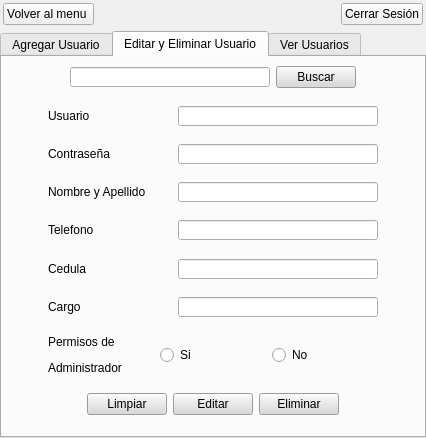
<?xml version="1.0" encoding="UTF-8"?>
<ui version="4.0">
 <class>MainWindow</class>
 <widget class="QMainWindow" name="MainWindow">
  <property name="geometry">
   <rect>
    <x>0</x>
    <y>0</y>
    <width>426</width>
    <height>438</height>
   </rect>
  </property>
  <property name="windowTitle">
   <string>Gestion de Usuarios</string>
  </property>
  <property name="styleSheet">
   <string notr="true"/>
  </property>
  <widget class="QWidget" name="centralwidget">
   <layout class="QVBoxLayout" name="verticalLayout_4">
    <property name="leftMargin">
     <number>0</number>
    </property>
    <property name="topMargin">
     <number>0</number>
    </property>
    <property name="rightMargin">
     <number>0</number>
    </property>
    <property name="bottomMargin">
     <number>0</number>
    </property>
    <item>
     <layout class="QVBoxLayout" name="verticalLayout">
      <item>
       <layout class="QHBoxLayout" name="horizontalLayout_2">
        <property name="leftMargin">
         <number>3</number>
        </property>
        <property name="topMargin">
         <number>3</number>
        </property>
        <property name="rightMargin">
         <number>3</number>
        </property>
        <item>
         <widget class="QPushButton" name="btn_backmenu">
          <property name="styleSheet">
           <string notr="true"/>
          </property>
          <property name="text">
           <string>Volver al menu </string>
          </property>
         </widget>
        </item>
        <item>
         <spacer name="horizontalSpacer_2">
          <property name="orientation">
           <enum>Qt::Horizontal</enum>
          </property>
          <property name="sizeHint" stdset="0">
           <size>
            <width>40</width>
            <height>20</height>
           </size>
          </property>
         </spacer>
        </item>
        <item>
         <widget class="QPushButton" name="btn_cerrarSesion_1">
          <property name="styleSheet">
           <string notr="true"/>
          </property>
          <property name="text">
           <string>Cerrar Sesión</string>
          </property>
         </widget>
        </item>
       </layout>
      </item>
      <item>
       <widget class="QTabWidget" name="tabWidget">
        <property name="currentIndex">
         <number>1</number>
        </property>
        <widget class="QWidget" name="tab">
         <attribute name="title">
          <string>Agregar Usuario</string>
         </attribute>
         <layout class="QVBoxLayout" name="verticalLayout_8">
          <item>
           <layout class="QHBoxLayout" name="horizontalLayout_5">
            <item>
             <spacer name="horizontalSpacer_9">
              <property name="orientation">
               <enum>Qt::Horizontal</enum>
              </property>
              <property name="sizeHint" stdset="0">
               <size>
                <width>40</width>
                <height>20</height>
               </size>
              </property>
             </spacer>
            </item>
            <item>
             <layout class="QVBoxLayout" name="verticalLayout_7">
              <item>
               <spacer name="verticalSpacer_5">
                <property name="orientation">
                 <enum>Qt::Vertical</enum>
                </property>
                <property name="sizeHint" stdset="0">
                 <size>
                  <width>261</width>
                  <height>13</height>
                 </size>
                </property>
               </spacer>
              </item>
              <item>
               <layout class="QHBoxLayout" name="horizontalLayout_12">
                <item>
                 <widget class="QLabel" name="label_5">
                  <property name="text">
                   <string>Usuario</string>
                  </property>
                 </widget>
                </item>
                <item>
                 <widget class="QLineEdit" name="txtbx_aggusser">
                  <property name="minimumSize">
                   <size>
                    <width>200</width>
                    <height>20</height>
                   </size>
                  </property>
                  <property name="maximumSize">
                   <size>
                    <width>200</width>
                    <height>20</height>
                   </size>
                  </property>
                 </widget>
                </item>
               </layout>
              </item>
              <item>
               <spacer name="verticalSpacer_2">
                <property name="orientation">
                 <enum>Qt::Vertical</enum>
                </property>
                <property name="sizeHint" stdset="0">
                 <size>
                  <width>261</width>
                  <height>13</height>
                 </size>
                </property>
               </spacer>
              </item>
              <item>
               <layout class="QHBoxLayout" name="horizontalLayout_13">
                <item>
                 <widget class="QLabel" name="label_6">
                  <property name="text">
                   <string>Contraseña</string>
                  </property>
                 </widget>
                </item>
                <item>
                 <widget class="QLineEdit" name="txtbx_password">
                  <property name="minimumSize">
                   <size>
                    <width>200</width>
                    <height>20</height>
                   </size>
                  </property>
                  <property name="maximumSize">
                   <size>
                    <width>200</width>
                    <height>20</height>
                   </size>
                  </property>
                 </widget>
                </item>
               </layout>
              </item>
              <item>
               <spacer name="verticalSpacer_4">
                <property name="orientation">
                 <enum>Qt::Vertical</enum>
                </property>
                <property name="sizeHint" stdset="0">
                 <size>
                  <width>261</width>
                  <height>20</height>
                 </size>
                </property>
               </spacer>
              </item>
              <item>
               <layout class="QHBoxLayout" name="horizontalLayout_14">
                <item>
                 <widget class="QLabel" name="label_7">
                  <property name="text">
                   <string>&lt;html&gt;&lt;head/&gt;&lt;body&gt;&lt;p&gt;Nombres&lt;/p&gt;&lt;p&gt;de Usuario&lt;/p&gt;&lt;/body&gt;&lt;/html&gt;</string>
                  </property>
                 </widget>
                </item>
                <item>
                 <widget class="QLineEdit" name="txtbx_nameAGGusser">
                  <property name="minimumSize">
                   <size>
                    <width>200</width>
                    <height>20</height>
                   </size>
                  </property>
                  <property name="maximumSize">
                   <size>
                    <width>200</width>
                    <height>20</height>
                   </size>
                  </property>
                 </widget>
                </item>
               </layout>
              </item>
              <item>
               <spacer name="verticalSpacer">
                <property name="orientation">
                 <enum>Qt::Vertical</enum>
                </property>
                <property name="sizeHint" stdset="0">
                 <size>
                  <width>261</width>
                  <height>13</height>
                 </size>
                </property>
               </spacer>
              </item>
              <item>
               <layout class="QHBoxLayout" name="horizontalLayout_39">
                <item>
                 <widget class="QLabel" name="label_25">
                  <property name="text">
                   <string>&lt;html&gt;&lt;head/&gt;&lt;body&gt;&lt;p&gt;Cedula&lt;/p&gt;&lt;/body&gt;&lt;/html&gt;</string>
                  </property>
                 </widget>
                </item>
                <item>
                 <widget class="QLineEdit" name="lineEdit_cedulaAgguser">
                  <property name="minimumSize">
                   <size>
                    <width>200</width>
                    <height>20</height>
                   </size>
                  </property>
                  <property name="maximumSize">
                   <size>
                    <width>200</width>
                    <height>20</height>
                   </size>
                  </property>
                 </widget>
                </item>
               </layout>
              </item>
              <item>
               <spacer name="verticalSpacer_3">
                <property name="orientation">
                 <enum>Qt::Vertical</enum>
                </property>
                <property name="sizeHint" stdset="0">
                 <size>
                  <width>261</width>
                  <height>19</height>
                 </size>
                </property>
               </spacer>
              </item>
              <item>
               <layout class="QHBoxLayout" name="horizontalLayout_40">
                <item>
                 <widget class="QLabel" name="label_26">
                  <property name="text">
                   <string>&lt;html&gt;&lt;head/&gt;&lt;body&gt;&lt;p&gt;ID&lt;/p&gt;&lt;/body&gt;&lt;/html&gt;</string>
                  </property>
                 </widget>
                </item>
                <item>
                 <widget class="QLineEdit" name="lineEdit_idAgguser">
                  <property name="minimumSize">
                   <size>
                    <width>200</width>
                    <height>20</height>
                   </size>
                  </property>
                  <property name="maximumSize">
                   <size>
                    <width>200</width>
                    <height>20</height>
                   </size>
                  </property>
                 </widget>
                </item>
               </layout>
              </item>
              <item>
               <spacer name="verticalSpacer_18">
                <property name="orientation">
                 <enum>Qt::Vertical</enum>
                </property>
                <property name="sizeHint" stdset="0">
                 <size>
                  <width>261</width>
                  <height>17</height>
                 </size>
                </property>
               </spacer>
              </item>
              <item>
               <layout class="QHBoxLayout" name="horizontalLayout_41">
                <item>
                 <widget class="QLabel" name="label_27">
                  <property name="text">
                   <string>&lt;html&gt;&lt;head/&gt;&lt;body&gt;&lt;p&gt;Cargo&lt;/p&gt;&lt;/body&gt;&lt;/html&gt;</string>
                  </property>
                 </widget>
                </item>
                <item>
                 <widget class="QLineEdit" name="lineEdit_cargoAGGuser">
                  <property name="minimumSize">
                   <size>
                    <width>200</width>
                    <height>20</height>
                   </size>
                  </property>
                  <property name="maximumSize">
                   <size>
                    <width>200</width>
                    <height>20</height>
                   </size>
                  </property>
                 </widget>
                </item>
               </layout>
              </item>
              <item>
               <spacer name="verticalSpacer_17">
                <property name="orientation">
                 <enum>Qt::Vertical</enum>
                </property>
                <property name="sizeHint" stdset="0">
                 <size>
                  <width>261</width>
                  <height>17</height>
                 </size>
                </property>
               </spacer>
              </item>
              <item>
               <layout class="QHBoxLayout" name="horizontalLayout_15">
                <item>
                 <widget class="QLabel" name="label_8">
                  <property name="text">
                   <string>&lt;html&gt;&lt;head/&gt;&lt;body&gt;&lt;p&gt;Permisos de &lt;/p&gt;&lt;p&gt;Administrador&lt;/p&gt;&lt;/body&gt;&lt;/html&gt;</string>
                  </property>
                 </widget>
                </item>
                <item>
                 <widget class="QRadioButton" name="rd_bt_true">
                  <property name="text">
                   <string>Si</string>
                  </property>
                 </widget>
                </item>
                <item>
                 <widget class="QRadioButton" name="rd_btn_false">
                  <property name="text">
                   <string>No</string>
                  </property>
                 </widget>
                </item>
               </layout>
              </item>
              <item>
               <spacer name="verticalSpacer_16">
                <property name="orientation">
                 <enum>Qt::Vertical</enum>
                </property>
                <property name="sizeHint" stdset="0">
                 <size>
                  <width>261</width>
                  <height>17</height>
                 </size>
                </property>
               </spacer>
              </item>
              <item>
               <layout class="QHBoxLayout" name="horizontalLayout_16">
                <item>
                 <spacer name="horizontalSpacer_12">
                  <property name="orientation">
                   <enum>Qt::Horizontal</enum>
                  </property>
                  <property name="sizeHint" stdset="0">
                   <size>
                    <width>40</width>
                    <height>20</height>
                   </size>
                  </property>
                 </spacer>
                </item>
                <item>
                 <widget class="QPushButton" name="btn_clear_inputs2">
                  <property name="styleSheet">
                   <string notr="true">background-color: rgb(216, 216, 216);</string>
                  </property>
                  <property name="text">
                   <string>Limpiar</string>
                  </property>
                 </widget>
                </item>
                <item>
                 <widget class="QPushButton" name="btn_aggusser">
                  <property name="styleSheet">
                   <string notr="true">background-color: rgb(216, 216, 216);</string>
                  </property>
                  <property name="text">
                   <string>Agregar</string>
                  </property>
                 </widget>
                </item>
                <item>
                 <spacer name="horizontalSpacer_13">
                  <property name="orientation">
                   <enum>Qt::Horizontal</enum>
                  </property>
                  <property name="sizeHint" stdset="0">
                   <size>
                    <width>40</width>
                    <height>20</height>
                   </size>
                  </property>
                 </spacer>
                </item>
               </layout>
              </item>
              <item>
               <spacer name="verticalSpacer_6">
                <property name="orientation">
                 <enum>Qt::Vertical</enum>
                </property>
                <property name="sizeHint" stdset="0">
                 <size>
                  <width>261</width>
                  <height>18</height>
                 </size>
                </property>
               </spacer>
              </item>
             </layout>
            </item>
            <item>
             <spacer name="horizontalSpacer_10">
              <property name="orientation">
               <enum>Qt::Horizontal</enum>
              </property>
              <property name="sizeHint" stdset="0">
               <size>
                <width>40</width>
                <height>20</height>
               </size>
              </property>
             </spacer>
            </item>
           </layout>
          </item>
         </layout>
        </widget>
        <widget class="QWidget" name="tab_2">
         <attribute name="title">
          <string>Editar y Eliminar Usuario</string>
         </attribute>
         <layout class="QVBoxLayout" name="verticalLayout_6">
          <item>
           <layout class="QHBoxLayout" name="horizontalLayout_3">
            <item>
             <spacer name="horizontalSpacer_5">
              <property name="orientation">
               <enum>Qt::Horizontal</enum>
              </property>
              <property name="sizeHint" stdset="0">
               <size>
                <width>40</width>
                <height>20</height>
               </size>
              </property>
             </spacer>
            </item>
            <item>
             <widget class="QLineEdit" name="lineEdit_buscarUsser">
              <property name="minimumSize">
               <size>
                <width>200</width>
                <height>20</height>
               </size>
              </property>
              <property name="maximumSize">
               <size>
                <width>200</width>
                <height>20</height>
               </size>
              </property>
             </widget>
            </item>
            <item>
             <widget class="QPushButton" name="bt_buscarUsser">
              <property name="styleSheet">
               <string notr="true">background-color: rgb(216, 216, 216);</string>
              </property>
              <property name="text">
               <string>Buscar</string>
              </property>
             </widget>
            </item>
            <item>
             <spacer name="horizontalSpacer_6">
              <property name="orientation">
               <enum>Qt::Horizontal</enum>
              </property>
              <property name="sizeHint" stdset="0">
               <size>
                <width>40</width>
                <height>20</height>
               </size>
              </property>
             </spacer>
            </item>
           </layout>
          </item>
          <item>
           <layout class="QHBoxLayout" name="horizontalLayout_4">
            <item>
             <spacer name="horizontalSpacer_11">
              <property name="orientation">
               <enum>Qt::Horizontal</enum>
              </property>
              <property name="sizeHint" stdset="0">
               <size>
                <width>40</width>
                <height>20</height>
               </size>
              </property>
             </spacer>
            </item>
            <item>
             <layout class="QVBoxLayout" name="verticalLayout_5">
              <item>
               <spacer name="verticalSpacer_7">
                <property name="orientation">
                 <enum>Qt::Vertical</enum>
                </property>
                <property name="sizeHint" stdset="0">
                 <size>
                  <width>328</width>
                  <height>13</height>
                 </size>
                </property>
               </spacer>
              </item>
              <item>
               <layout class="QHBoxLayout" name="horizontalLayout_31">
                <item>
                 <widget class="QLabel" name="label_18">
                  <property name="text">
                   <string>Usuario</string>
                  </property>
                 </widget>
                </item>
                <item>
                 <widget class="QLineEdit" name="lineEdit_usser">
                  <property name="minimumSize">
                   <size>
                    <width>200</width>
                    <height>20</height>
                   </size>
                  </property>
                  <property name="maximumSize">
                   <size>
                    <width>200</width>
                    <height>20</height>
                   </size>
                  </property>
                 </widget>
                </item>
               </layout>
              </item>
              <item>
               <spacer name="verticalSpacer_8">
                <property name="orientation">
                 <enum>Qt::Vertical</enum>
                </property>
                <property name="sizeHint" stdset="0">
                 <size>
                  <width>328</width>
                  <height>13</height>
                 </size>
                </property>
               </spacer>
              </item>
              <item>
               <layout class="QHBoxLayout" name="horizontalLayout_32">
                <item>
                 <widget class="QLabel" name="label_19">
                  <property name="text">
                   <string>Contraseña</string>
                  </property>
                 </widget>
                </item>
                <item>
                 <widget class="QLineEdit" name="lineEdit_password">
                  <property name="minimumSize">
                   <size>
                    <width>200</width>
                    <height>20</height>
                   </size>
                  </property>
                  <property name="maximumSize">
                   <size>
                    <width>200</width>
                    <height>20</height>
                   </size>
                  </property>
                 </widget>
                </item>
               </layout>
              </item>
              <item>
               <spacer name="verticalSpacer_9">
                <property name="orientation">
                 <enum>Qt::Vertical</enum>
                </property>
                <property name="sizeHint" stdset="0">
                 <size>
                  <width>328</width>
                  <height>13</height>
                 </size>
                </property>
               </spacer>
              </item>
              <item>
               <layout class="QHBoxLayout" name="horizontalLayout_33">
                <item>
                 <widget class="QLabel" name="label_20">
                  <property name="text">
                   <string>&lt;html&gt;&lt;head/&gt;&lt;body&gt;&lt;p&gt;Nombre y Apellido&lt;/p&gt;&lt;/body&gt;&lt;/html&gt;</string>
                  </property>
                 </widget>
                </item>
                <item>
                 <widget class="QLineEdit" name="lineEdit_nameusser">
                  <property name="minimumSize">
                   <size>
                    <width>200</width>
                    <height>20</height>
                   </size>
                  </property>
                  <property name="maximumSize">
                   <size>
                    <width>200</width>
                    <height>20</height>
                   </size>
                  </property>
                 </widget>
                </item>
               </layout>
              </item>
              <item>
               <spacer name="verticalSpacer_10">
                <property name="orientation">
                 <enum>Qt::Vertical</enum>
                </property>
                <property name="sizeHint" stdset="0">
                 <size>
                  <width>328</width>
                  <height>13</height>
                 </size>
                </property>
               </spacer>
              </item>
              <item>
               <layout class="QHBoxLayout" name="horizontalLayout_36">
                <item>
                 <widget class="QLabel" name="label_22">
                  <property name="text">
                   <string>&lt;html&gt;&lt;head/&gt;&lt;body&gt;&lt;p&gt;Telefono&lt;/p&gt;&lt;/body&gt;&lt;/html&gt;</string>
                  </property>
                 </widget>
                </item>
                <item>
                 <widget class="QLineEdit" name="lineEdit_id">
                  <property name="minimumSize">
                   <size>
                    <width>200</width>
                    <height>20</height>
                   </size>
                  </property>
                  <property name="maximumSize">
                   <size>
                    <width>200</width>
                    <height>20</height>
                   </size>
                  </property>
                 </widget>
                </item>
               </layout>
              </item>
              <item>
               <spacer name="verticalSpacer_13">
                <property name="orientation">
                 <enum>Qt::Vertical</enum>
                </property>
                <property name="sizeHint" stdset="0">
                 <size>
                  <width>328</width>
                  <height>13</height>
                 </size>
                </property>
               </spacer>
              </item>
              <item>
               <layout class="QHBoxLayout" name="horizontalLayout_37">
                <item>
                 <widget class="QLabel" name="label_23">
                  <property name="text">
                   <string>&lt;html&gt;&lt;head/&gt;&lt;body&gt;&lt;p&gt;Cedula&lt;/p&gt;&lt;/body&gt;&lt;/html&gt;</string>
                  </property>
                 </widget>
                </item>
                <item>
                 <widget class="QLineEdit" name="lineEdit_cedulausser">
                  <property name="minimumSize">
                   <size>
                    <width>200</width>
                    <height>20</height>
                   </size>
                  </property>
                  <property name="maximumSize">
                   <size>
                    <width>200</width>
                    <height>20</height>
                   </size>
                  </property>
                 </widget>
                </item>
               </layout>
              </item>
              <item>
               <spacer name="verticalSpacer_15">
                <property name="orientation">
                 <enum>Qt::Vertical</enum>
                </property>
                <property name="sizeHint" stdset="0">
                 <size>
                  <width>328</width>
                  <height>13</height>
                 </size>
                </property>
               </spacer>
              </item>
              <item>
               <layout class="QHBoxLayout" name="horizontalLayout_38">
                <item>
                 <widget class="QLabel" name="label_24">
                  <property name="text">
                   <string>&lt;html&gt;&lt;head/&gt;&lt;body&gt;&lt;p&gt;Cargo&lt;/p&gt;&lt;/body&gt;&lt;/html&gt;</string>
                  </property>
                 </widget>
                </item>
                <item>
                 <widget class="QLineEdit" name="lineEdit_cargo">
                  <property name="minimumSize">
                   <size>
                    <width>200</width>
                    <height>20</height>
                   </size>
                  </property>
                  <property name="maximumSize">
                   <size>
                    <width>200</width>
                    <height>20</height>
                   </size>
                  </property>
                 </widget>
                </item>
               </layout>
              </item>
              <item>
               <spacer name="verticalSpacer_14">
                <property name="orientation">
                 <enum>Qt::Vertical</enum>
                </property>
                <property name="sizeHint" stdset="0">
                 <size>
                  <width>328</width>
                  <height>13</height>
                 </size>
                </property>
               </spacer>
              </item>
              <item>
               <layout class="QHBoxLayout" name="horizontalLayout_34">
                <item>
                 <widget class="QLabel" name="label_21">
                  <property name="text">
                   <string>&lt;html&gt;&lt;head/&gt;&lt;body&gt;&lt;p&gt;Permisos de &lt;/p&gt;&lt;p&gt;Administrador&lt;/p&gt;&lt;/body&gt;&lt;/html&gt;</string>
                  </property>
                 </widget>
                </item>
                <item>
                 <widget class="QRadioButton" name="radioButton_true">
                  <property name="text">
                   <string>Si</string>
                  </property>
                 </widget>
                </item>
                <item>
                 <widget class="QRadioButton" name="radioButton_false">
                  <property name="text">
                   <string>No</string>
                  </property>
                 </widget>
                </item>
               </layout>
              </item>
              <item>
               <spacer name="verticalSpacer_11">
                <property name="orientation">
                 <enum>Qt::Vertical</enum>
                </property>
                <property name="sizeHint" stdset="0">
                 <size>
                  <width>328</width>
                  <height>13</height>
                 </size>
                </property>
               </spacer>
              </item>
              <item>
               <layout class="QHBoxLayout" name="horizontalLayout_35">
                <item>
                 <spacer name="horizontalSpacer_14">
                  <property name="orientation">
                   <enum>Qt::Horizontal</enum>
                  </property>
                  <property name="sizeHint" stdset="0">
                   <size>
                    <width>40</width>
                    <height>20</height>
                   </size>
                  </property>
                 </spacer>
                </item>
                <item>
                 <widget class="QPushButton" name="btn_clear_inputs">
                  <property name="styleSheet">
                   <string notr="true">background-color: rgb(216, 216, 216);</string>
                  </property>
                  <property name="text">
                   <string>Limpiar</string>
                  </property>
                 </widget>
                </item>
                <item>
                 <widget class="QPushButton" name="btn_editusser">
                  <property name="styleSheet">
                   <string notr="true">background-color: rgb(216, 216, 216);</string>
                  </property>
                  <property name="text">
                   <string>Editar</string>
                  </property>
                 </widget>
                </item>
                <item>
                 <widget class="QPushButton" name="btn_deleteusser">
                  <property name="styleSheet">
                   <string notr="true">background-color: rgb(216, 216, 216);</string>
                  </property>
                  <property name="text">
                   <string>Eliminar</string>
                  </property>
                 </widget>
                </item>
                <item>
                 <spacer name="horizontalSpacer_28">
                  <property name="orientation">
                   <enum>Qt::Horizontal</enum>
                  </property>
                  <property name="sizeHint" stdset="0">
                   <size>
                    <width>40</width>
                    <height>20</height>
                   </size>
                  </property>
                 </spacer>
                </item>
               </layout>
              </item>
              <item>
               <spacer name="verticalSpacer_12">
                <property name="orientation">
                 <enum>Qt::Vertical</enum>
                </property>
                <property name="sizeHint" stdset="0">
                 <size>
                  <width>328</width>
                  <height>13</height>
                 </size>
                </property>
               </spacer>
              </item>
             </layout>
            </item>
            <item>
             <spacer name="horizontalSpacer_29">
              <property name="orientation">
               <enum>Qt::Horizontal</enum>
              </property>
              <property name="sizeHint" stdset="0">
               <size>
                <width>40</width>
                <height>20</height>
               </size>
              </property>
             </spacer>
            </item>
           </layout>
          </item>
         </layout>
        </widget>
        <widget class="QWidget" name="tab_3">
         <attribute name="title">
          <string>Ver Usuarios</string>
         </attribute>
         <layout class="QVBoxLayout" name="verticalLayout_3">
          <item>
           <layout class="QVBoxLayout" name="verticalLayout_2">
            <item>
             <layout class="QHBoxLayout" name="horizontalLayout">
              <item>
               <widget class="QPushButton" name="bt_reload_user">
                <property name="styleSheet">
                 <string notr="true"/>
                </property>
                <property name="text">
                 <string>Refrescar tabla</string>
                </property>
               </widget>
              </item>
              <item>
               <spacer name="horizontalSpacer">
                <property name="orientation">
                 <enum>Qt::Horizontal</enum>
                </property>
                <property name="sizeHint" stdset="0">
                 <size>
                  <width>40</width>
                  <height>20</height>
                 </size>
                </property>
               </spacer>
              </item>
              <item>
               <widget class="QPushButton" name="pushButton_printUsser">
                <property name="styleSheet">
                 <string notr="true"/>
                </property>
                <property name="text">
                 <string>Imprimir</string>
                </property>
               </widget>
              </item>
             </layout>
            </item>
            <item>
             <widget class="QTableWidget" name="tableWidget_usuarios">
              <attribute name="horizontalHeaderDefaultSectionSize">
               <number>200</number>
              </attribute>
              <attribute name="horizontalHeaderStretchLastSection">
               <bool>true</bool>
              </attribute>
              <attribute name="verticalHeaderDefaultSectionSize">
               <number>30</number>
              </attribute>
              <column>
               <property name="text">
                <string>Usuario</string>
               </property>
              </column>
              <column>
               <property name="text">
                <string>Contraseña</string>
               </property>
              </column>
              <column>
               <property name="text">
                <string>ID</string>
               </property>
              </column>
              <column>
               <property name="text">
                <string>Permisos de Administrador</string>
               </property>
              </column>
              <column>
               <property name="text">
                <string>Nombre y Apellido</string>
               </property>
              </column>
              <column>
               <property name="text">
                <string>Cedula</string>
               </property>
              </column>
              <column>
               <property name="text">
                <string>Cargo</string>
               </property>
              </column>
             </widget>
            </item>
           </layout>
          </item>
         </layout>
        </widget>
       </widget>
      </item>
     </layout>
    </item>
   </layout>
  </widget>
 </widget>
 <resources/>
 <connections/>
</ui>
